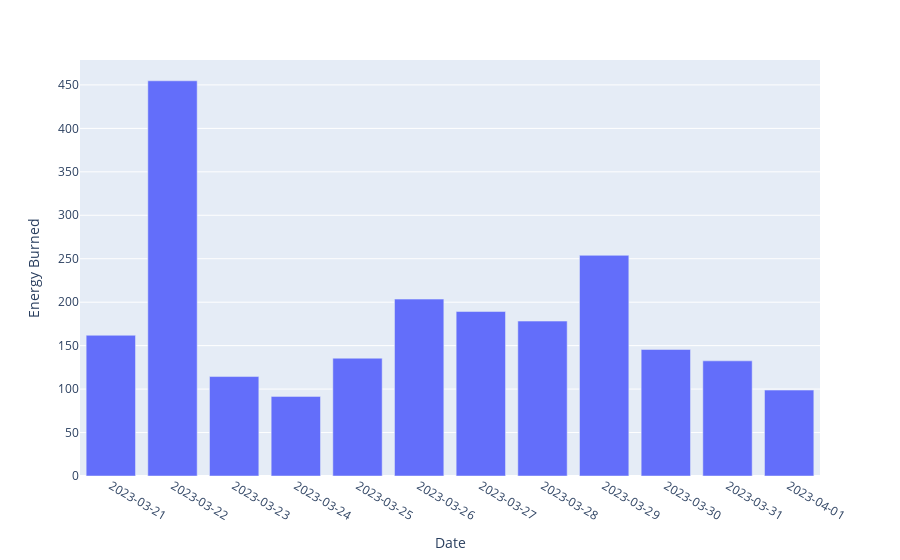

This figure's notebook cell:
### Code cell
fig = px.bar(energy_per_day,x='Date',y='Energy Burned')
fig.update_xaxes(type='category')
fig.show()

### Figure 1 — Plotly figure (JSON) as saved in the notebook; plotly's stock layout.template omitted (floating-point values rounded to 4 significant figures)
{"data": [{"alignmentgroup": "True", "hovertemplate": "Date=%{x}<br>Energy Burned=%{y}<extra></extra>", "legendgroup": "", "marker": {"color": "#636efa", "pattern": {"shape": ""}}, "name": "", "offsetgroup": "", "orientation": "v", "showlegend": false, "textposition": "auto", "type": "bar", "x": ["2023-03-21", "2023-03-22", "2023-03-23", "2023-03-24", "2023-03-25", "2023-03-26", "2023-03-27", "2023-03-28", "2023-03-29", "2023-03-30", "2023-03-31", "2023-04-01"], "xaxis": "x", "y": [161.9, 454.7, 114.4, 91.61, 135.5, 203.5, 189.3, 178.2, 253.9, 145.6, 132.5, 98.87], "yaxis": "y"}], "layout": {"barmode": "relative", "legend": {"tracegroupgap": 0}, "margin": {"t": 60}, "xaxis": {"anchor": "y", "domain": [0, 1], "title": {"text": "Date"}, "type": "category"}, "yaxis": {"anchor": "x", "domain": [0, 1], "title": {"text": "Energy Burned"}}}}
